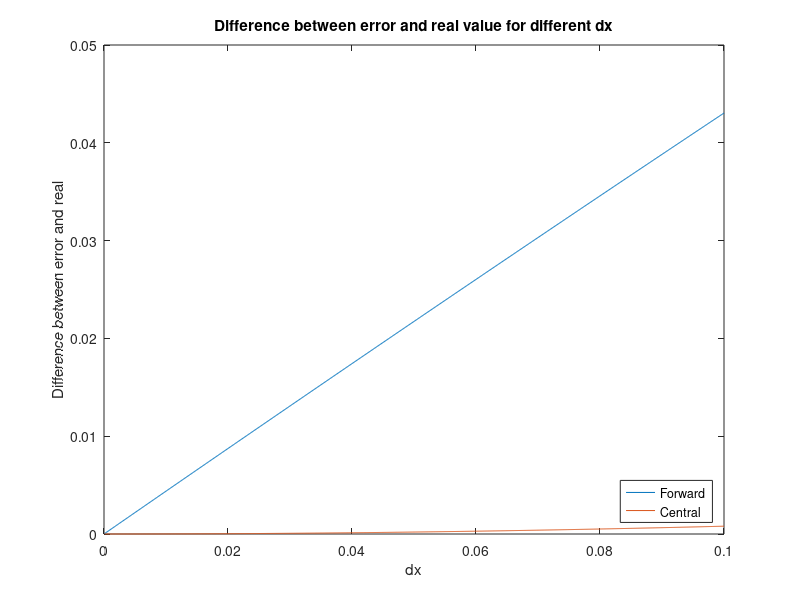
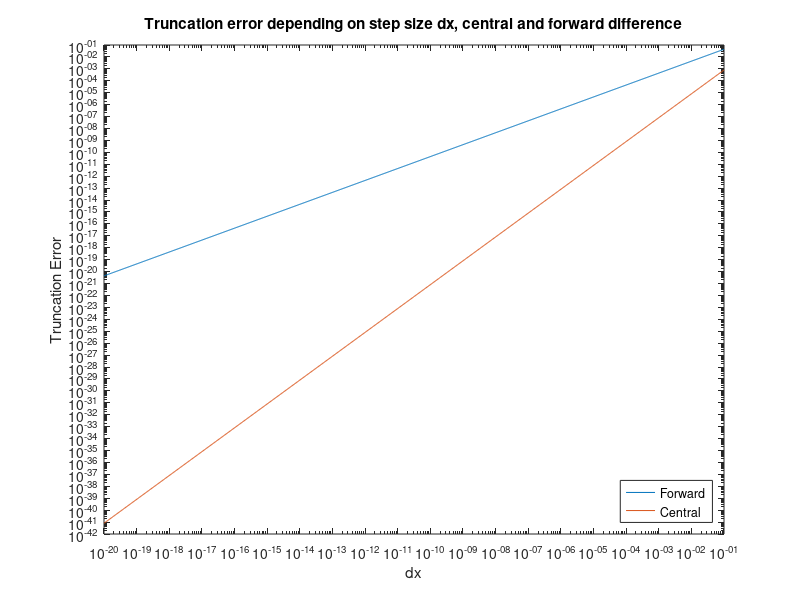
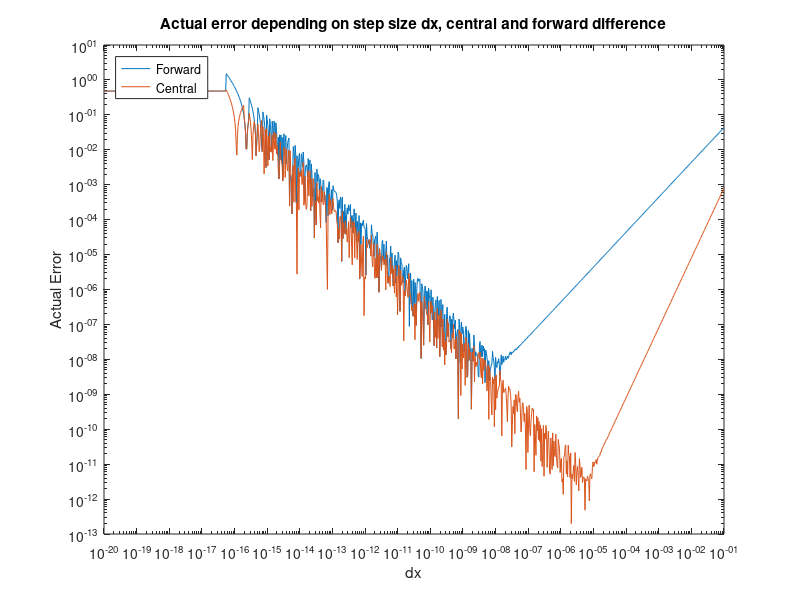

These figures' MATLAB source, in order:
clear all, close all, clc

%{

HOMEWORK 1

%}

%% Question 1.1    
close all, clear all, clc
format long;

a_1 = single(8888888);
b_1 = single(-8888887);
c_1 = single(0.3333341);

D_1 = a_1 + b_1 + c_1;

E_1 = a_1 + c_1 + b_1;

Error_1 = E_1/D_1;

Error_1_procent = 1 - (E_1/D_1);

Relative_Error_1 = (0.5*10^(-7))/Error_1

Text_1 = ["Question 1"; 'D = ', num2str(D_1); 'E = ', num2str(E_1);'Error = ', num2str(Error_1); 'Error in procent = ', num2str(100*Error_1_procent), '%'];

disp(Text_1)


% Question 1.2

a_2 = 888888888888888;
b_2 = -888888888888887;
c_2 = 0.3333341;

D_2 = a_2 + b_2 + c_2;

E_2 = a_2 + c_2 + b_2; 

Error_2 = D_2/E_2;

Error_2_procent = 1 - (E_2/D_2);

Relative_Error_2 = (0.5*10^(-14))/Error_2   %

Text_2 = ["Question 2"; 'D = ', num2str(D_2); 'E = ', num2str(E_2);'Error = ', num2str(Error_2); 'Error in procent = ', num2str(100*Error_2_procent), '%'];
disp(Text_2)

% Question 1.3

% Machine epsilon single and double precison

m_eps_single = (2^(-23))

m_eps_double = (2^(-52))
% Epsilon1_1=
% 
% Epsil



%% Question 2.1
close all, clear all, clc
format long;

%Forward and central differencing
clear all, close all, clc
format long

x = 0.5;        %in radians
fx = cos(x);    %Function
f_x_prim = -sin(0.5);
f_x_forward = [];
f_x_forward_error = [];
k = 0;
X = [];

% Forward differencing

for A = 0:0.0001:0.1      %stepsize chosen was 0.0001, this effects the precison
    k = k + 1;
    dx = A;      %stepsize
f_x_forward = [f_x_forward, (cos(x+dx) - cos(x)) / (dx)];  

f_x_forward_error = [f_x_forward_error, abs((f_x_forward(k) + sin(x)))];

    X = [X, A];    %used to store the value for dx for plotting
end

% Central differencing
x = 0.5;
t = 0;
X_central = [];
f_x_central_error = [];
f_x_central = [];

for A = 0:0.0001:0.1       %stepsize chosen was 0.0001, this effects the precison
    t = t + 1;
    dx = A;
f_x_central = [f_x_central, (cos(x+dx)-cos(x-dx))/(2*dx)];  

f_x_central_error = [f_x_central_error, abs((f_x_central(t) + sin(x)))];

    X_central = [X_central, A];    %used to store the value for dx for plotting
end

figure('Name', 'Forward and Central error', 'NumberTitle', 'off')
plot(X, f_x_forward_error, X_central,f_x_central_error)
legend('Forward','Central','Location','southeast');
ylabel({'Difference between error and real'});
xlabel({'dx'});
title({'Difference between error and real value for different dx'});




%% 2.2 and 2.3 Trunction error/Actual error
clear all, close all, clc
format long

dx = 0; %stepsize
x = 0.5;        %in radians
fx = cos(x);    %Function
f_x_prim = -sin(0.5);
f_x_forward = [];
Truncation_forward = [];
Truncation_central = [];
k = 0;
X= [];
Total_error_forward = [];
Total_error_central = [];

% Forward and central differencing truncation error

%abs(cos(x)*(1/2)*dx)
%abs(-(1/6)*sin(x)*(dx^2))

for A = logspace(-20, -1, 1000)  %stepsize chosen was 0.0001, this effects the precison
    k = k + 1;
    dx = A;

    Truncation_forward = [Truncation_forward, abs((-cos(x))*(1/2)*dx)];    %Truncation error with taylor serie of the second degree

    Truncation_central = [Truncation_central, abs((-1/6)*sin(x)*(dx^2))];
 
    Total_error_forward = [Total_error_forward, abs(((cos(x+dx) - cos(x)) / (dx)) + sin(x))];
 
    Total_error_central = [Total_error_central,  abs(((cos(x+dx)-cos(x-dx))/(2*dx)) + sin(x))]; 

    X = [X, A];    %used to store the value for dx for plotting
    
end
figure('Name', 'Forward and Central truncation error', 'NumberTitle', 'off');
loglog(X,Truncation_forward,X,Truncation_central)
ylabel({'Truncation Error'});
xlabel({'dx'});
title({'Truncation error depending on step size dx, central and forward difference'});
legend('Forward','Central','Location','southeast');
hold on;

figure ('Name', 'Forward and Central Actual error', 'NumberTitle', 'off');
loglog(X, Total_error_forward, X, Total_error_central);
ylabel({'Actual Error'});
xlabel({'dx'});
title({'Actual error depending on step size dx, central and forward difference'});
legend('Forward','Central','Location','northwest');

